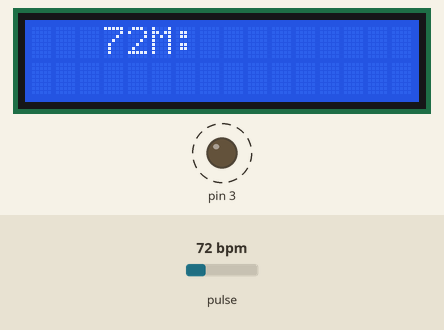
Recording of a sketch running on a simulated Arduino Uno, built with avr-gcc and run on an emulated ATmega328P. On the bench: 16×2 character LCD, output pins drawn as LEDs (lit = HIGH). Dashed ring = blinking. Inputs (shaded band) come from the test bench; at power-on: pulse 72 bpm.

Above: at 1.4 s.
1.5 s: pulse set to 42 bpm
At 2.4 s:
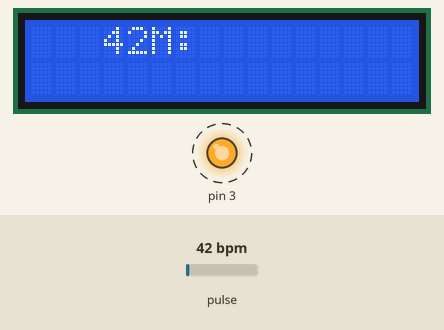
4.5 s: pulse set to 70 bpm
At 5.2 s:
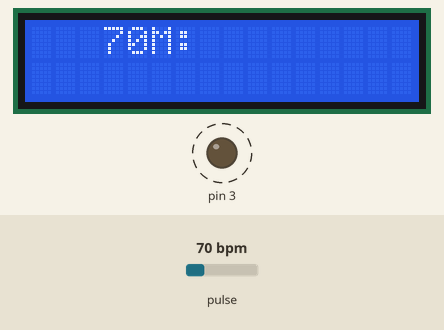
6.0 s: pulse set to 100 bpm
At 6.18 s:
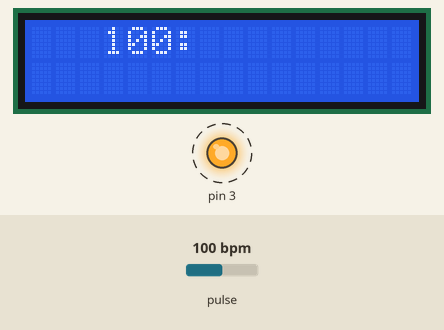
Timing chart, 0 to 13.5 s (numbered marks = the images above; inputs shaded):
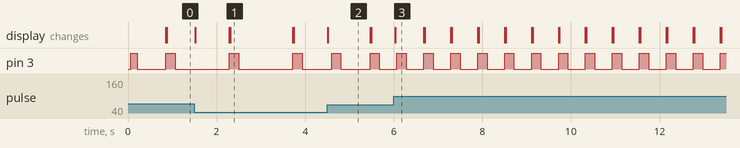

Measured:
- after the input at 1.5 s, pin 3: alternates HIGH for 0.21 s and LOW for 1.2 s, starting after 0.79 s; the display: changes at once (image 1)
- after the input at 4.5 s, the display: changes at once (image 2)
- after the input at 6.0 s, pin 3: alternates HIGH for 0.21 s and LOW for 0.40 s, starting after 0.07 s; the display: changes at once (image 3)
- by itself, pin 3: alternates HIGH for 0.18 s and LOW for 0.64 s
- what the display in image 1 shows lasts 1.4 s, from 2.3 s to 3.7 s
- what the display in image 2 shows lasts 1.0 s, from 4.5 s to 5.5 s
- what the display in image 3 shows lasts 0.7 s, from 6.0 s to 6.7 s

The sketch:

heart_rate_with_lcd.ino.ino
```cpp
/*  Getting_BPM_to_Monitor prints the BPM to the Serial Monitor, using the least lines of code and PulseSensor Library.
 *  Tutorial Webpage: https://pulsesensor.com/pages/getting-advanced
 *
--------Use This Sketch To------------------------------------------
1) Displays user's live and changing BPM, Beats Per Minute, in Arduino's native Serial Monitor.
2) Print: "♥  A HeartBeat Happened !" when a beat is detected, live.
2) Learn about using a PulseSensor Library "Object".
4) Blinks LED on PIN 13 with user's Heartbeat.
--------------------------------------------------------------------*/

#define USE_ARDUINO_INTERRUPTS true    // Set-up low-level interrupts for most acurate BPM math.
#include <PulseSensorPlayground.h>     // Includes the PulseSensorPlayground Library.
#include<LiquidCrystal.h>;
LiquidCrystal lcd(9,8,7,6,5,4);

//  Variables
const int PulseWire = A0;       // PulseSensor PURPLE WIRE connected to ANALOG PIN 0
const int LED13 = 3;          // The on-board Arduino LED, close to PIN 13.
int Threshold = 550;           // Determine which Signal to "count as a beat" and which to ignore.
                               // Use the "Gettting Started Project" to fine-tune Threshold Value beyond default setting.
                               // Otherwise leave the default "550" value.

PulseSensorPlayground pulseSensor;  // Creates an instance of the PulseSensorPlayground object called "pulseSensor"


void setup() {

  lcd.begin(16,2);
  // Configure the PulseSensor object, by assigning our variables to it.
  pulseSensor.analogInput(PulseWire);
  pulseSensor.blinkOnPulse(LED13);       //auto-magically blink Arduino's LED with heartbeat.
  pulseSensor.setThreshold(Threshold);
  pinMode(3,OUTPUT);
  // Double-check the "pulseSensor" object was created and "began" seeing a signal.
   if (pulseSensor.begin()) {
   // lcd.setCursor(3,0);
   // lcd.print("Wlcome Asad");  //This prints one time at Arduino power-up,  or on Arduino reset.
  }
}


void loop() {

 int myBPM = pulseSensor.getBeatsPerMinute();  // Calls function on our pulseSensor object that returns BPM as an "int".
    lcd.setCursor(3,0);
    lcd.print(myBPM);                                        // "myBPM" hold this BPM value now.

if (pulseSensor.sawStartOfBeat()) {            // Constantly test to see if "a beat happened".

// digitalWrite(3,HIGH);
 lcd.setCursor(3,0);
 lcd.print("BPM:");

  //lcd.setCursor(3,1);// Print phrase "BPM: "
 //lcd.print(myBPM);                        // Print the value inside of myBPM.


}


  delay(20);                    // considered best practice in a simple sketch.

}
```
